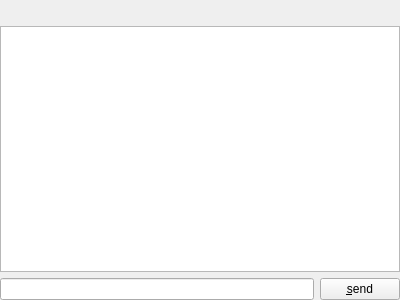
<?xml version="1.0" encoding="UTF-8"?>
<ui version="4.0">
 <class>ConversationSet</class>
 <widget class="QWidget" name="ConversationSet">
  <property name="geometry">
   <rect>
    <x>0</x>
    <y>0</y>
    <width>400</width>
    <height>300</height>
   </rect>
  </property>
  <property name="windowTitle">
   <string>Form</string>
  </property>
  <layout class="QGridLayout" name="gridLayout">
   <property name="leftMargin">
    <number>0</number>
   </property>
   <property name="topMargin">
    <number>6</number>
   </property>
   <property name="rightMargin">
    <number>0</number>
   </property>
   <property name="bottomMargin">
    <number>0</number>
   </property>
   <item row="1" column="0" colspan="2">
    <widget class="QPlainTextEdit" name="display">
     <property name="readOnly">
      <bool>true</bool>
     </property>
     <property name="plainText">
      <string/>
     </property>
    </widget>
   </item>
   <item row="2" column="0">
    <widget class="QLineEdit" name="input"/>
   </item>
   <item row="2" column="1">
    <widget class="QPushButton" name="send">
     <property name="text">
      <string>&amp;send</string>
     </property>
    </widget>
   </item>
   <item row="0" column="0" colspan="2">
    <widget class="QLabel" name="label">
     <property name="text">
      <string/>
     </property>
    </widget>
   </item>
  </layout>
 </widget>
 <resources/>
 <connections/>
</ui>
